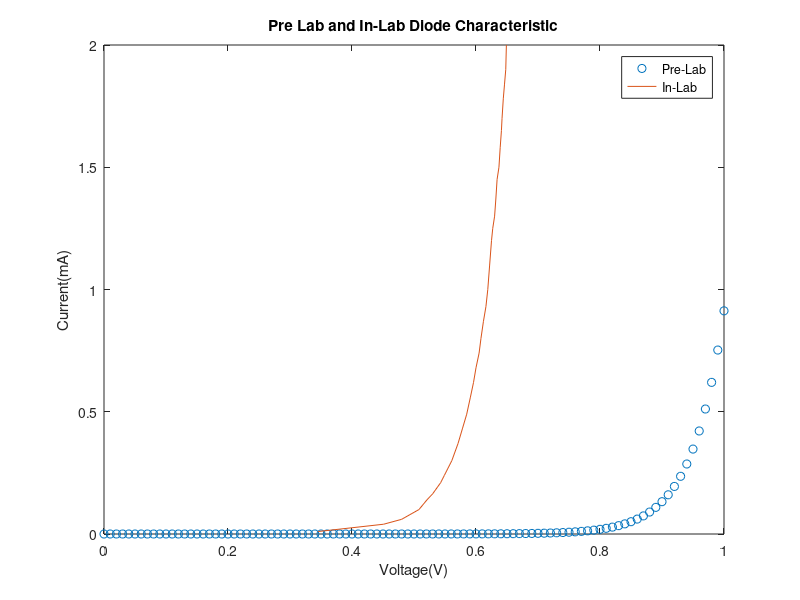
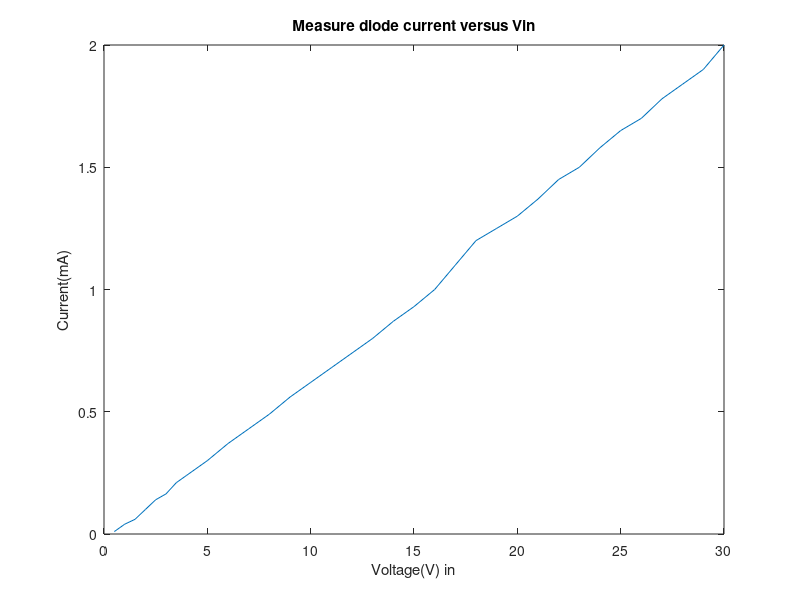
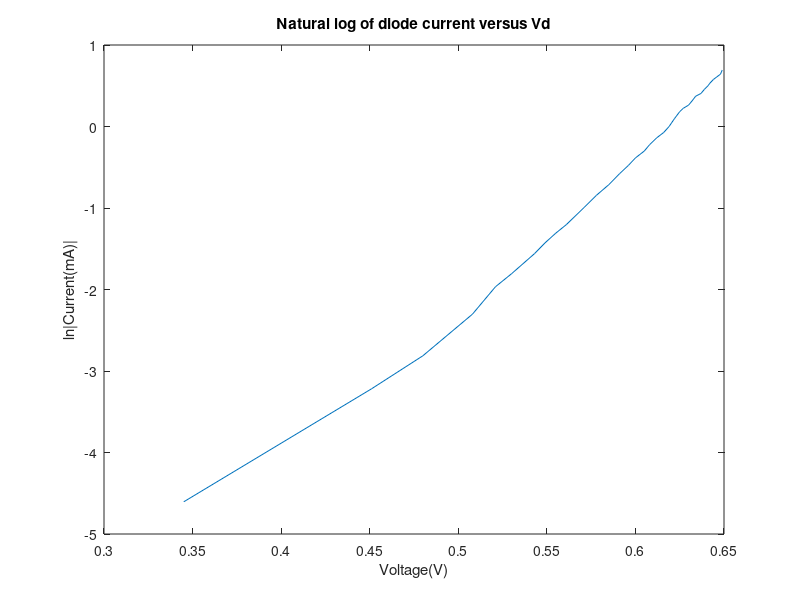

The MATLAB script that drew these images, in order:
clear all;
close all;
Is = 3.7E-9;
n=2;
qe=1.6E-19;
V=0:0.01:1;
k = 1.38E-23;
T = 300;
I = Is*exp((qe*V)/(n*k*T));
plot(V,I,'o')
hold on;
Vd = [0.345 0.451 0.48 0.508 0.521 0.53 0.543 0.549 0.555 0.561 0.571 0.578 0.585 0.591 0.596 0.6 0.605 0.608 0.612 0.616 0.619 0.622 0.625 0.627 0.63 0.632 0.634 0.637 0.639 0.641 0.642 0.644 0.646 0.648 0.649];
Id = [0.01 0.04 0.06 0.1 0.14 0.164 0.21 0.24 0.27 0.3 0.37 0.43 0.49 0.56 0.62 0.68 0.74 0.8 0.87 0.93 1 1.1 1.2 1.25 1.3 1.37 1.45 1.5 1.58 1.65 1.7 1.78 1.84 1.9 2];
plot(Vd,Id)
xlabel('Voltage(V)')
ylabel('Current(mA)')
title('Pre Lab and In-Lab Diode Characteristic')
legend('Pre-Lab', 'In-Lab')
Vin = [0.5 1 1.5 2 2.5 3 3.5 4 4.5 5 6 7 8 9 10 11 12 13 14 15 16 17 18 19 20 21 22 23 24 25 26 27 28 29 30];
figure
plot(Vin,Id)
xlabel('Voltage(V) in')
ylabel('Current(mA)')
title('Measure diode current versus Vin')
figure
plot(Vd,log(Id))
xlabel('Voltage(V)')
ylabel('ln|Current(mA)|')
title('Natural log of diode current versus Vd')